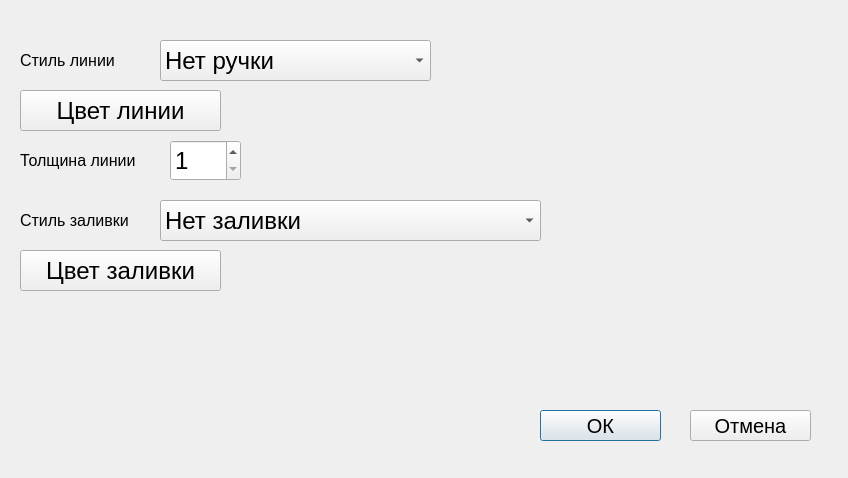
<?xml version="1.0" encoding="UTF-8"?>
<ui version="4.0">
 <class>Dialog_style</class>
 <widget class="QDialog" name="Dialog_style">
  <property name="geometry">
   <rect>
    <x>0</x>
    <y>0</y>
    <width>848</width>
    <height>478</height>
   </rect>
  </property>
  <property name="font">
   <font>
    <pointsize>18</pointsize>
   </font>
  </property>
  <property name="windowTitle">
   <string>Dialog</string>
  </property>
  <widget class="QLabel" name="label_style">
   <property name="geometry">
    <rect>
     <x>20</x>
     <y>40</y>
     <width>141</width>
     <height>41</height>
    </rect>
   </property>
   <property name="font">
    <font>
     <pointsize>12</pointsize>
    </font>
   </property>
   <property name="text">
    <string>Стиль линии</string>
   </property>
  </widget>
  <widget class="QPushButton" name="pushButton_Ok">
   <property name="geometry">
    <rect>
     <x>540</x>
     <y>410</y>
     <width>121</width>
     <height>31</height>
    </rect>
   </property>
   <property name="font">
    <font>
     <pointsize>15</pointsize>
    </font>
   </property>
   <property name="text">
    <string>ОК</string>
   </property>
  </widget>
  <widget class="QPushButton" name="pushButton_Cancel">
   <property name="geometry">
    <rect>
     <x>690</x>
     <y>410</y>
     <width>121</width>
     <height>31</height>
    </rect>
   </property>
   <property name="font">
    <font>
     <pointsize>15</pointsize>
    </font>
   </property>
   <property name="text">
    <string>Отмена</string>
   </property>
  </widget>
  <widget class="QLabel" name="label_width">
   <property name="geometry">
    <rect>
     <x>20</x>
     <y>140</y>
     <width>151</width>
     <height>41</height>
    </rect>
   </property>
   <property name="font">
    <font>
     <pointsize>12</pointsize>
    </font>
   </property>
   <property name="text">
    <string>Толщина линии</string>
   </property>
  </widget>
  <widget class="QComboBox" name="comboBox_line">
   <property name="geometry">
    <rect>
     <x>160</x>
     <y>40</y>
     <width>271</width>
     <height>41</height>
    </rect>
   </property>
   <property name="font">
    <font>
     <pointsize>18</pointsize>
    </font>
   </property>
   <item>
    <property name="text">
     <string>Нет ручки</string>
    </property>
   </item>
   <item>
    <property name="text">
     <string>Сплошная</string>
    </property>
   </item>
   <item>
    <property name="text">
     <string>Пунктирная</string>
    </property>
   </item>
   <item>
    <property name="text">
     <string>Точечная</string>
    </property>
   </item>
   <item>
    <property name="text">
     <string>Тире-точка</string>
    </property>
   </item>
   <item>
    <property name="text">
     <string>Тире-точка-точка</string>
    </property>
   </item>
  </widget>
  <widget class="QLabel" name="label_style_2">
   <property name="geometry">
    <rect>
     <x>20</x>
     <y>200</y>
     <width>141</width>
     <height>41</height>
    </rect>
   </property>
   <property name="font">
    <font>
     <pointsize>12</pointsize>
    </font>
   </property>
   <property name="text">
    <string>Стиль заливки</string>
   </property>
  </widget>
  <widget class="QComboBox" name="comboBox_brush">
   <property name="geometry">
    <rect>
     <x>160</x>
     <y>200</y>
     <width>381</width>
     <height>41</height>
    </rect>
   </property>
   <property name="font">
    <font>
     <pointsize>18</pointsize>
    </font>
   </property>
   <item>
    <property name="text">
     <string>Нет заливки</string>
    </property>
   </item>
   <item>
    <property name="text">
     <string>Сплошная</string>
    </property>
   </item>
   <item>
    <property name="text">
     <string>Точечная (плотность 1)</string>
    </property>
   </item>
   <item>
    <property name="text">
     <string>Точечная (плотность 2)</string>
    </property>
   </item>
   <item>
    <property name="text">
     <string>Точечная (плотность 3)</string>
    </property>
   </item>
   <item>
    <property name="text">
     <string>Точечная (плотность 4)</string>
    </property>
   </item>
   <item>
    <property name="text">
     <string>Точечная (плотность 5)</string>
    </property>
   </item>
   <item>
    <property name="text">
     <string>Точечная (плотность 6)</string>
    </property>
   </item>
   <item>
    <property name="text">
     <string>Точечная (плотность 7)</string>
    </property>
   </item>
   <item>
    <property name="text">
     <string>Горизонтальная</string>
    </property>
   </item>
   <item>
    <property name="text">
     <string>Вертикальная</string>
    </property>
   </item>
   <item>
    <property name="text">
     <string>В клеточку</string>
    </property>
   </item>
   <item>
    <property name="text">
     <string>Диагональная(вправо)</string>
    </property>
   </item>
   <item>
    <property name="text">
     <string>Диагональная(влево)</string>
    </property>
   </item>
   <item>
    <property name="text">
     <string>Диагонально-клеточная</string>
    </property>
   </item>
  </widget>
  <widget class="QSpinBox" name="spinBox_Width">
   <property name="geometry">
    <rect>
     <x>170</x>
     <y>140</y>
     <width>71</width>
     <height>41</height>
    </rect>
   </property>
   <property name="minimum">
    <number>1</number>
   </property>
   <property name="maximum">
    <number>20</number>
   </property>
  </widget>
  <widget class="QPushButton" name="pushButton_colorLine">
   <property name="geometry">
    <rect>
     <x>20</x>
     <y>90</y>
     <width>201</width>
     <height>41</height>
    </rect>
   </property>
   <property name="text">
    <string>Цвет линии</string>
   </property>
  </widget>
  <widget class="QPushButton" name="pushButton_colorBrush">
   <property name="geometry">
    <rect>
     <x>20</x>
     <y>250</y>
     <width>201</width>
     <height>41</height>
    </rect>
   </property>
   <property name="text">
    <string>Цвет заливки</string>
   </property>
  </widget>
  <widget class="QLabel" name="label_line">
   <property name="geometry">
    <rect>
     <x>440</x>
     <y>40</y>
     <width>351</width>
     <height>121</height>
    </rect>
   </property>
   <property name="text">
    <string/>
   </property>
  </widget>
  <widget class="QLabel" name="label_brush">
   <property name="geometry">
    <rect>
     <x>560</x>
     <y>180</y>
     <width>351</width>
     <height>111</height>
    </rect>
   </property>
   <property name="text">
    <string/>
   </property>
  </widget>
 </widget>
 <tabstops>
  <tabstop>comboBox_line</tabstop>
  <tabstop>comboBox_brush</tabstop>
  <tabstop>pushButton_colorLine</tabstop>
  <tabstop>spinBox_Width</tabstop>
  <tabstop>pushButton_colorBrush</tabstop>
  <tabstop>pushButton_Ok</tabstop>
  <tabstop>pushButton_Cancel</tabstop>
 </tabstops>
 <resources/>
 <connections/>
</ui>
